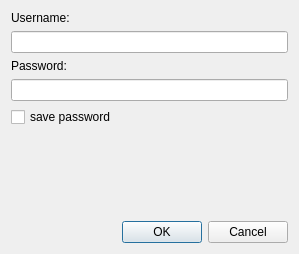
<ui version="4.0" >
 <class>TwitterAccountDialog</class>
 <widget class="QDialog" name="TwitterAccountDialog" >
  <property name="geometry" >
   <rect>
    <x>0</x>
    <y>0</y>
    <width>299</width>
    <height>254</height>
   </rect>
  </property>
  <property name="windowTitle" >
   <string>Configure Twitter account...</string>
  </property>
  <layout class="QGridLayout" name="gridLayout" >
   <item row="0" column="0" >
    <layout class="QVBoxLayout" name="verticalLayout" >
     <item>
      <widget class="QLabel" name="label_18" >
       <property name="text" >
        <string>Username:</string>
       </property>
      </widget>
     </item>
     <item>
      <widget class="QLineEdit" name="twitterUsernameLineEdit" />
     </item>
     <item>
      <widget class="QLabel" name="label_19" >
       <property name="text" >
        <string>Password:</string>
       </property>
      </widget>
     </item>
     <item>
      <widget class="QLineEdit" name="twitterPasswordLineEdit" >
       <property name="echoMode" >
        <enum>QLineEdit::Password</enum>
       </property>
      </widget>
     </item>
     <item>
      <widget class="QCheckBox" name="savePasswordCheckBox_3" >
       <property name="text" >
        <string>save password</string>
       </property>
      </widget>
     </item>
     <item>
      <spacer name="verticalSpacer" >
       <property name="orientation" >
        <enum>Qt::Vertical</enum>
       </property>
       <property name="sizeHint" stdset="0" >
        <size>
         <width>20</width>
         <height>40</height>
        </size>
       </property>
      </spacer>
     </item>
     <item>
      <widget class="QDialogButtonBox" name="buttonBox" >
       <property name="orientation" >
        <enum>Qt::Horizontal</enum>
       </property>
       <property name="standardButtons" >
        <set>QDialogButtonBox::Cancel|QDialogButtonBox::Ok</set>
       </property>
      </widget>
     </item>
    </layout>
   </item>
  </layout>
 </widget>
 <resources/>
 <connections>
  <connection>
   <sender>buttonBox</sender>
   <signal>accepted()</signal>
   <receiver>TwitterAccountDialog</receiver>
   <slot>accept()</slot>
   <hints>
    <hint type="sourcelabel" >
     <x>248</x>
     <y>254</y>
    </hint>
    <hint type="destinationlabel" >
     <x>157</x>
     <y>274</y>
    </hint>
   </hints>
  </connection>
  <connection>
   <sender>buttonBox</sender>
   <signal>rejected()</signal>
   <receiver>TwitterAccountDialog</receiver>
   <slot>reject()</slot>
   <hints>
    <hint type="sourcelabel" >
     <x>316</x>
     <y>260</y>
    </hint>
    <hint type="destinationlabel" >
     <x>286</x>
     <y>274</y>
    </hint>
   </hints>
  </connection>
 </connections>
</ui>
